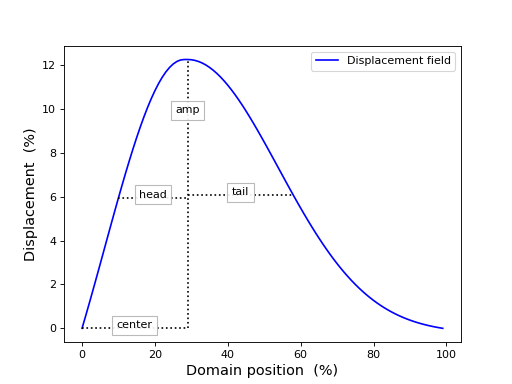

The script that drew this image:
import numpy as np
from matplotlib import pyplot as plt
import mwarp1d

#plot:
plt.close('all')
plt.figure()
ax     = plt.axes()

#plot example pulse:
w = mwarp1d.ManualWarp1D(100)
w.set_center(0.20)
w.set_amp(0.25)
w.set_head(0.9)
w.set_tail(0.3)
dq = w.get_displacement_field()
ax.plot(dq, color='b')
ax.set_xlabel('Domain position  (%)', size=13)
ax.set_ylabel('Displacement  (%)', size=13)
# label parameters:
c = w.center
ax.plot([0,c], [0,0], color='k', ls=':')
ax.plot([c]*2, [0,dq.max()], color='k', ls=':')
xh,xt = 10,58
ax.plot([xh,c], [dq[xh]]*2, color='k', ls=':')
ax.plot([c,xt], [dq[xt]]*2, color='k', ls=':')
# print(dq[xh]/dq.max(), dq[xt]/dq.max())


bbox = dict(facecolor='w', edgecolor='0.7', alpha=0.9)
ax.text(0.5*c, 0, 'center', ha='center', bbox=bbox)
ax.text(c, 0.8*dq.max(), 'amp', ha='center', bbox=bbox)
ax.text(0.5*(xh+c), dq[xh], 'head', ha='center', bbox=bbox)
ax.text(c + 0.5*(xt-c), dq[xt], 'tail', ha='center', bbox=bbox)
ax.legend(['Displacement field'])

plt.show()
